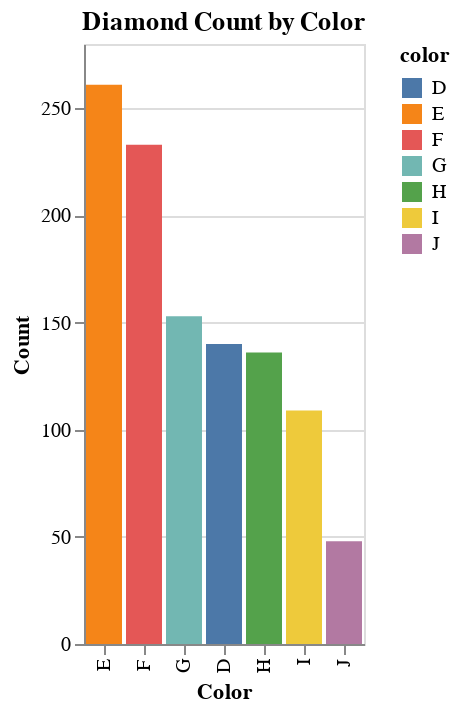

The notebook cell saved with this chart:
### Markdown cell above
<hr style="border: 2px solid black;">

### Code cell
# Exercise 4 solution
chart = alt.Chart(df).mark_bar().encode(
    x=alt.X('color', sort='-y', title='Color'),
    y=alt.Y('count()', title='Count'),
    color='color',
    tooltip=['color', 'count()']
).properties(
    title='Diamond Count by Color'
).interactive()
chart.show()

### Figure 1 — Vega-Lite specification as saved in the notebook (floating-point values rounded to 4 significant figures; data arrays with more than 128 entries replaced by an {"elided": "..."} marker saying what was removed)
{"config": {"view": {"continuousWidth": 300, "continuousHeight": 300}}, "data": {"name": "data-0642be965d986342e114d5b8308fc831"}, "mark": {"type": "bar"}, "encoding": {"color": {"field": "color", "type": "nominal"}, "tooltip": [{"field": "color", "type": "nominal"}, {"aggregate": "count", "type": "quantitative"}], "x": {"field": "color", "sort": "-y", "title": "Color", "type": "nominal"}, "y": {"aggregate": "count", "title": "Count", "type": "quantitative"}}, "params": [{"name": "param_3", "select": {"type": "interval", "encodings": ["x", "y"]}, "bind": "scales"}], "title": "Diamond Count by Color", "$schema": "https://vega.github.io/schema/vega-lite/v5.20.1.json", "datasets": {"data-0642be965d986342e114d5b8308fc831": {"elided": "1080 records"}}}
